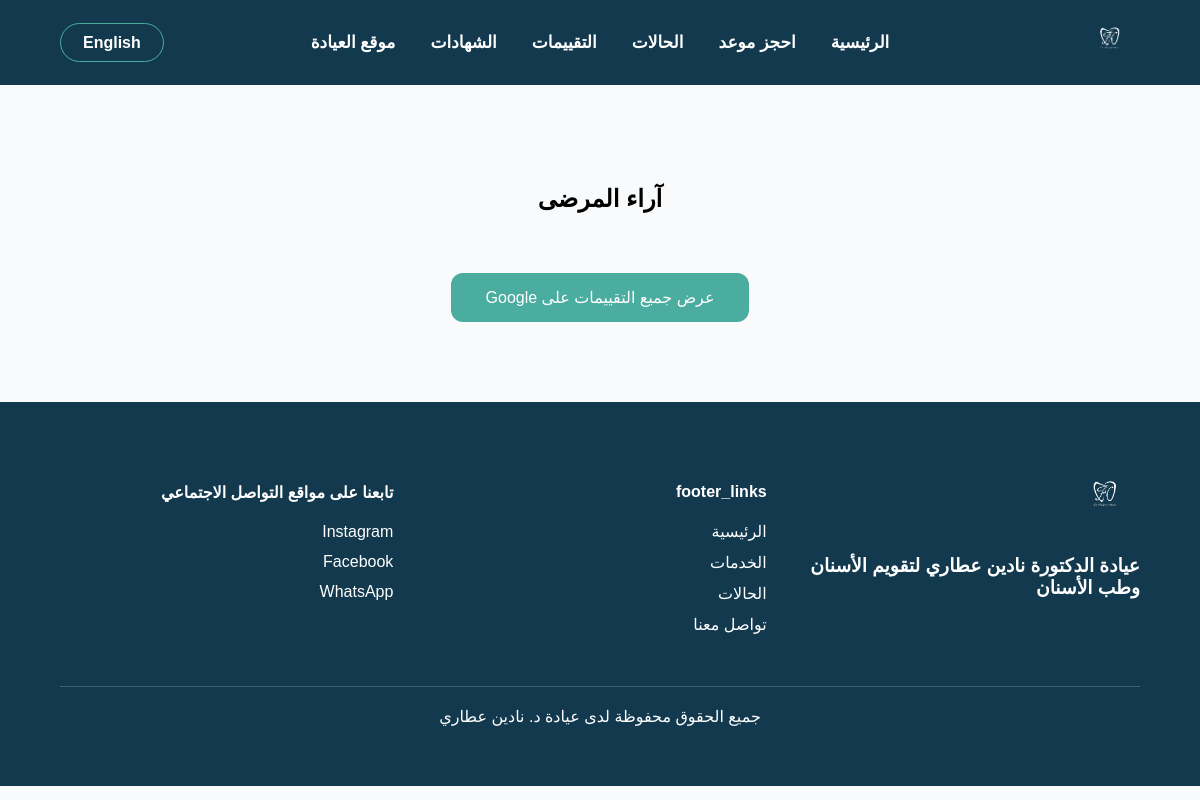
The app's page /reviews.php, older data.
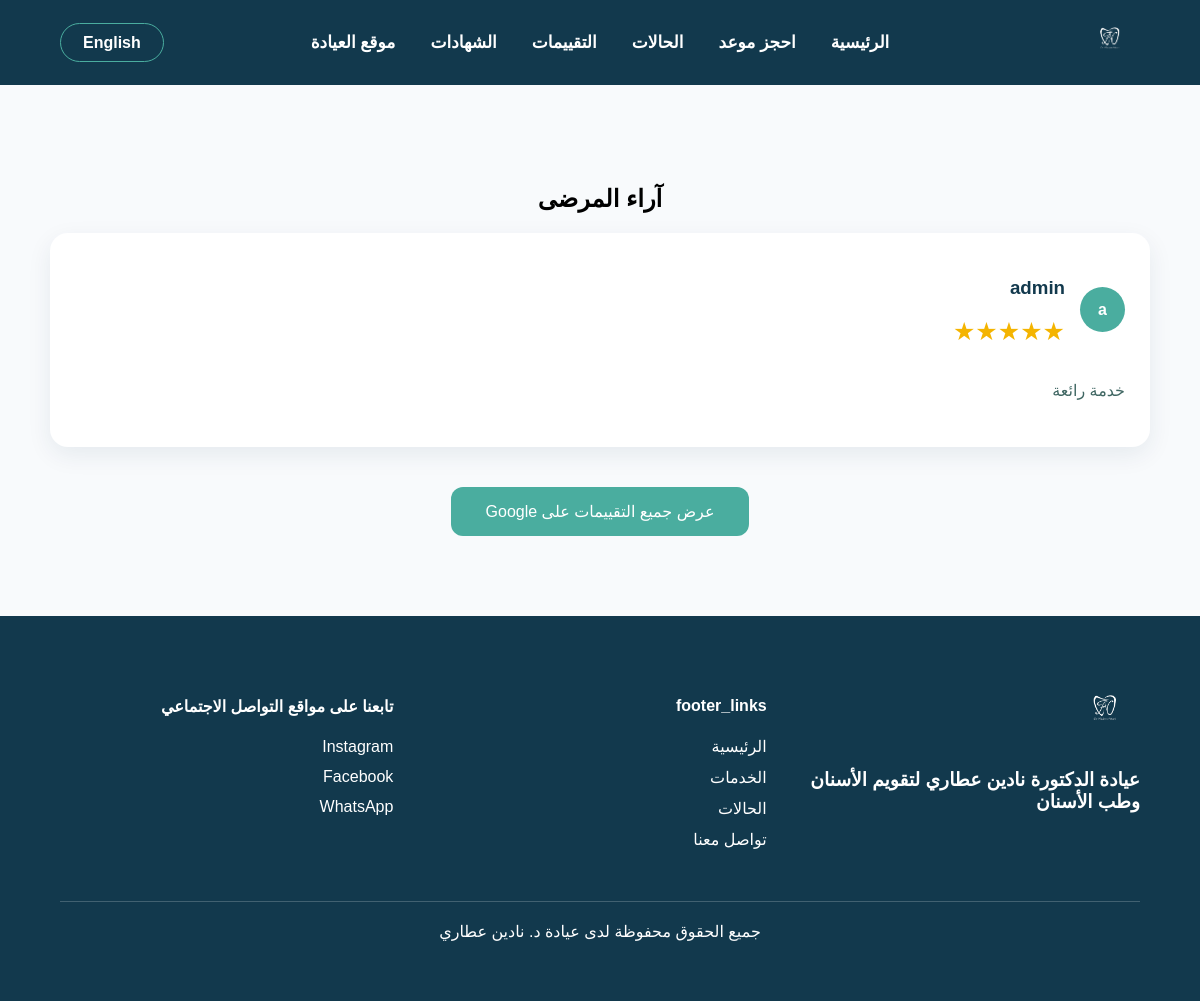
The same page, newer data.
### tables this page shows
CREATE TABLE `reviews` (
  `id` int(11) NOT NULL,
  `name` varchar(100) NOT NULL,
  `rating` int(11) NOT NULL,
  `review` text NOT NULL,
  `status` enum('pending','approved') DEFAULT 'pending',
  `created_at` timestamp NOT NULL DEFAULT current_timestamp(),
  `avatar` varchar(255) DEFAULT NULL
);

### includes/language.php (called while the page is built, shortened)
<?php
$lang = $_SESSION['site_lang'] ?? 'ar';
function t($key){
    global $translations,$lang;
    return $translations[$lang][$key] ?? $key;
}
function switch_lang_url($targetLang){
    $params=$_GET;
    $params['lang']=$targetLang;
    $query=http_build_query($params);
    $path=strtok($_SERVER["REQUEST_URI"],'?');
    return $path.'?'.$query;
}
?>

### reviews.php (the view)
<?php
require "includes/language.php";
require "config/database.php";
$reviews=$pdo->query(
"
SELECT * FROM reviews
WHERE status='approved'
ORDER BY id DESC
LIMIT 6
"
)->fetchAll();
?>
<!DOCTYPE html>
<html lang="<?=t('lang_code')?>"
dir="<?=t('dir')?>">
<head>
<link rel="stylesheet"
href="assets/css/style.css">
<link rel="stylesheet"
href="assets/css/reviews.css">
</head>
<body>
<?php include "includes/navbar.php"; ?>
<section class="reviews-section">
<h1>
<?=t('reviews_title')?>
</h1>
<div class="reviews-grid">
<?php foreach($reviews as $review): ?>
<a
href="https://maps.app.goo.gl/cv6Pss4AknpRn5Q3A"
target="_blank"
class="review-card">
<div class="review-header">
<div class="avatar">
<?php if($review['avatar']): ?>
<img src="uploads/reviews/<?= $review['avatar'] ?>">
<?php else: ?>
<?=mb_substr($review['name'],0,1)?>
<?php endif; ?>
</div>
<div>
<h3>
<?=htmlspecialchars($review['name'])?>
</h3>
<div class="stars">
<?php
for($i=1;$i<=5;$i++){
echo $i <= $review['rating']
?
"★"
:
"☆";
}
?>
</div>
</div>
</div>
<p>
<?=htmlspecialchars($review['review'])?>
</p>
</a>
<?php endforeach; ?>
</div>
<a
href="https://maps.app.goo.gl/cv6Pss4AknpRn5Q3A"
target="_blank"
class="google-btn">
<?=t('google_reviews')?>
</a>
</section>
<?php include "includes/footer.php"; ?>
</body>
</html>

### includes/navbar.php
<nav class="navbar">
<div class="nav-logo">
<a href="index.php">
<img src="assets/images/logo.png" alt="Logo">
</a>
</div>
<div class="nav-links">
<a href="index.php">
<?=t('home')?>
</a>
<a href="booking.php">
<?=t('booking')?>
</a>
<a href="cases.php">
<?=t('gallery')?>
</a>
<a href="reviews.php">
<?=t('reviews')?>
</a>
<a href="certificates.php">
<?=t('certificates')?>
</a>
<a href="location.php">
<?=t('location')?>
</a>
</div>
<div class="nav-language">
<a href="<?=switch_lang_url($lang=='ar'?'en':'ar')?>">
<?=t('language')?>
</a>
</div>
</nav>

### includes/footer.php
<footer class="footer">
<div class="footer-logo">
<img src="assets/images/logo.png">
<h3>
<?=t('clinic_name')?>
</h3>
</div>
<div class="footer-links">
<h4>
<?=t('footer_links')?>
</h4>
<a href="index.php">
<?=t('home')?>
</a>
<a href="services.php">
<?=t('services')?>
</a>
<a href="gallery.php">
<?=t('gallery')?>
</a>
<a href="contact.php">
<?=t('contact')?>
</a>
</div>
<div class="social">
<h4>
<?=t('follow_us')?>
</h4>
<a href="https://www.instagram.com/drnadeenattari">
Instagram
</a>
<a href="https://www.facebook.com/people/Dr-Nadeen-Attari-الدكتورة-نادين-عطاري/61561720884955/">
Facebook
</a>
<a href="https://wa.me/962796900000">
WhatsApp
</a>
</div>
<div class="copyright">
<?=t('rights')?>
</div>
</footer>

### assets/css/style.css (style rules this page uses)
:root { --primary:#4aad9f; --secondary:#406763; --accent:#14B8A6; --background:#F8FAFC; --white:#fff; --dark:#12394d; }
body { margin:0; font-family: Tahoma,Arial,sans-serif; background:var(--background); }
.navbar { height:85px; background:var(--dark); display:flex; align-items:center; justify-content:space-between; padding:0 60px; position:relative; z-index:100; }
.nav-logo img { height:60px; width:auto; }
.nav-links { display:flex; align-items:center; gap:35px; position:absolute; left:50%; transform:translateX(-50%); }
.nav-links a { color:white; text-decoration:none; font-size:17px; font-weight:600; transition:.3s; }
.nav-language a { color:white; text-decoration:none; border:1px solid var(--primary); padding:10px 22px; border-radius:25px; font-weight:bold; }
html[dir="rtl"] .nav-links { direction:rtl; }
.footer { background:var(--dark); color:white; padding:60px; display:grid; grid-template-columns: repeat(3,1fr); gap:40px; }
.footer img { height:70px; }
.footer a { display:block; color:white; text-decoration:none; margin:12px 0; }
.copyright { grid-column:1/-1; text-align:center; border-top:1px solid #ffffff33; padding-top:20px; }
.reviews-section { padding:80px 50px; background:white; }
.reviews-grid { display:grid; grid-template-columns: repeat(auto-fit,minmax(280px,1fr)); gap:25px; }
.review-card { background:#F8FAFC; padding:30px; border-radius:20px; box-shadow: 0 5px 20px #0001; }
.stars { color:#14B8A6; font-size:25px; margin-bottom:15px; }

### assets/css/reviews.css (style rules this page uses)
.reviews-section { padding:80px 50px; background:#F8FAFC; text-align:center; }
.reviews-grid { display:grid; grid-template-columns: repeat(auto-fit,minmax(280px,1fr)); gap:25px; }
.review-card { background:white; padding:25px; border-radius:18px; text-decoration:none; color:#12394d; box-shadow: 0 8px 25px rgba(18,57,77,.08); transition:.3s; text-align:right; }
.review-header { display:flex; align-items:center; gap:15px; }
.avatar { width:45px; height:45px; border-radius:50%; background:#4aad9f; color:white; display:flex; align-items:center; justify-content:center; font-weight:bold; }
.stars { color:#F4B400; }
.review-card p { line-height:1.8; color:#406763; }
.google-btn { display:inline-block; margin-top:40px; background:#4aad9f; color:white; padding:15px 35px; border-radius:12px; text-decoration:none; }

Row changes from the older to the newer data that the page shows:
added reviews: name "a", name "admin", rating 5 (drawn), review "خدمة رائعة"
